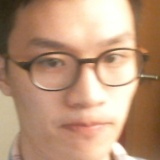
#> input picture nano/data/han/han-1.jpg, 160 x 160 px, given in place of the camera
$ python get_face_data.py
#> lines starting #> are read from the running program, lines starting #| are printed output that depends on the picture
'''
Author: Han Wang
Date: 8/25/2021

Creates dataset of faces from webcam. Only 1 person can be in frame, cleaning is required after collection
'''

import cv2

# Load the cascade
face_cascade = cv2.CascadeClassifier('haarcascade_frontalface_default.xml')

# To capture video from webcam.
cap = cv2.VideoCapture(0)

# To use a video file as input
# cap = cv2.VideoCapture('filename.mp4')

output_size = (160,160)

i = 0
pic_num = 0
while True:
    _, img = cap.read()
#> img is the input picture: shape (160, 160, 3); mean B, G, R 122.5, 150.1, 186.6
    gray = cv2.cvtColor(img, cv2.COLOR_BGR2GRAY)
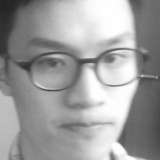
#> gray: shape (160, 160); min 34, max 255, mean 157.9
    faces = face_cascade.detectMultiScale(gray, 1.1, 4)
#> faces = [[14, 12, 137, 137]]
#    for (x, y, w, h) in faces:
#        cv2.rectangle(img, (x, y), (x+w, y+h), (255, 0, 0), 2)
    cv2.imshow('image', img)
    for face in faces:
        i+=1
        crop_im = img[face[1]:face[1] + face[3], face[0]:face[0] + face[2]]
        if i % 5 == 0:
            resized = cv2.resize(crop_im, output_size)
            cv2.imwrite("../han/han-" + str(pic_num) + ".jpg",  resized)
            pic_num+=1
#> this loop made 1 pass
#> (face, i) on pass 1: ([14, 12, 137, 137], 1)
#> pass 1, `crop_im = img[face[1]:face[1] + face[3], face[0]:face[0] + face[2]]`:
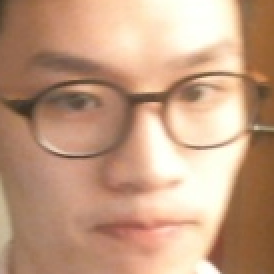
#> crop_im: shape (137, 137, 3) (shown 2 times larger); mean B, G, R 129.2, 156.8, 195.3
#> after the loop, i = 1; pic_num = 0

$ run again, on nano/data/han/han-104.jpg
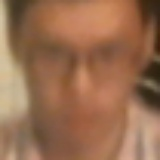
#> input picture nano/data/han/han-104.jpg, 160 x 160 px, given in place of the camera
#> img is the input picture: shape (160, 160, 3); mean B, G, R 80.1, 108.9, 152.4
#> `gray = cv2.cvtColor(img, cv2.COLOR_BGR2GRAY)`:
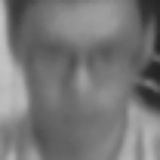
#> gray: shape (160, 160); min 33, max 196, mean 118.7
#> faces = [[16, 15, 132, 132]]
#> the loop `for face in faces:` made 1 pass
#> (face, i) on pass 1: ([16, 15, 132, 132], 1)
#> pass 1, `crop_im = img[face[1]:face[1] + face[3], face[0]:face[0] + face[2]]`:
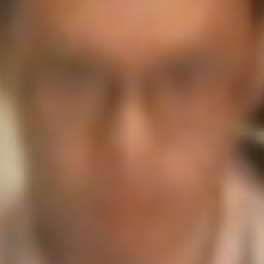
#> crop_im: shape (132, 132, 3) (shown 2 times larger); mean B, G, R 76.3, 105.4, 152.9
#> after the loop `for face in faces:`: i = 1; pic_num = 0

$ run again, on nano/data/han/han-106.jpg
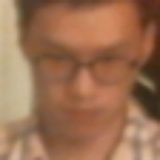
#> input picture nano/data/han/han-106.jpg, 160 x 160 px, given in place of the camera
#> img is the input picture: shape (160, 160, 3); mean B, G, R 82.4, 111.3, 155.9
#> `gray = cv2.cvtColor(img, cv2.COLOR_BGR2GRAY)`:
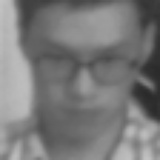
#> gray: shape (160, 160); min 41, max 195, mean 121.4
#> faces = [[20, 17, 127, 127]]
#> the loop `for face in faces:` made 1 pass
#> (face, i) on pass 1: ([20, 17, 127, 127], 1)
#> pass 1, `crop_im = img[face[1]:face[1] + face[3], face[0]:face[0] + face[2]]`:
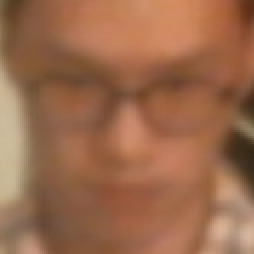
#> crop_im: shape (127, 127, 3) (shown 2 times larger); mean B, G, R 76.5, 105.8, 155.1
#> after the loop `for face in faces:`: i = 1; pic_num = 0

$ run again, on nano/data/han/han-108.jpg
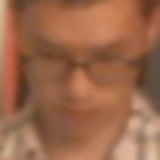
#> input picture nano/data/han/han-108.jpg, 160 x 160 px, given in place of the camera
#> img is the input picture: shape (160, 160, 3); mean B, G, R 75.6, 103.6, 155.4
#> `gray = cv2.cvtColor(img, cv2.COLOR_BGR2GRAY)`:
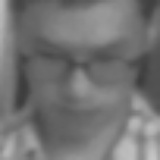
#> gray: shape (160, 160); min 60, max 197, mean 115.9
#> faces = [[9, 13, 138, 138]]
#> the loop `for face in faces:` made 1 pass
#> (face, i) on pass 1: ([9, 13, 138, 138], 1)
#> pass 1, `crop_im = img[face[1]:face[1] + face[3], face[0]:face[0] + face[2]]`:
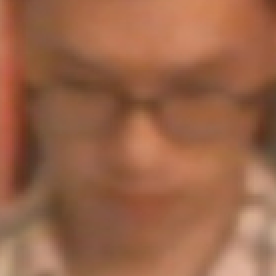
#> crop_im: shape (138, 138, 3) (shown 2 times larger); mean B, G, R 72.2, 100.5, 154.1
#> after the loop `for face in faces:`: i = 1; pic_num = 0
